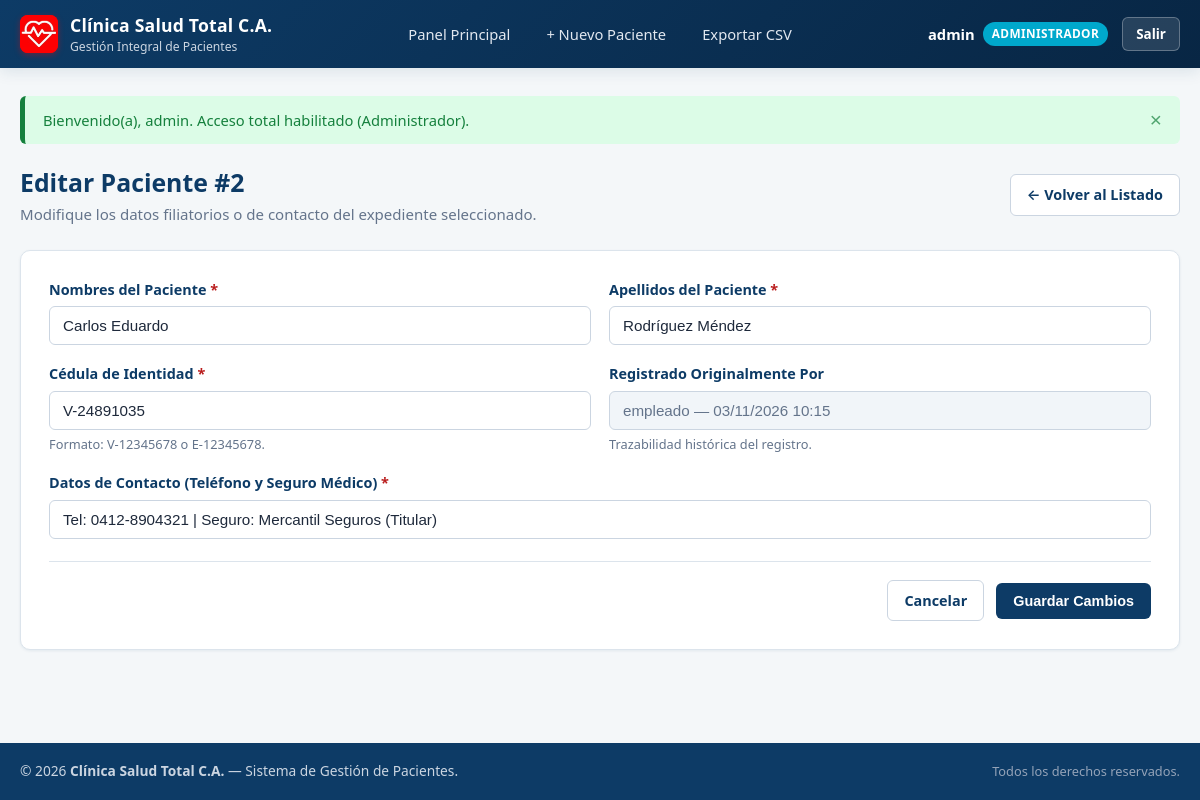
Page /paciente_editar.php?id=2 (signed in) on the committed database.
### tables this page shows
CREATE TABLE `entidad_gestion` (
  `id_registro` INT AUTO_INCREMENT PRIMARY KEY,
  `id_usuario_responsable` INT DEFAULT NULL,
  `nombres` VARCHAR(100) NOT NULL,
  `apellidos` VARCHAR(100) NOT NULL,
  `cedula_identidad` VARCHAR(50) NOT NULL UNIQUE,
  `datos_contacto` VARCHAR(255) DEFAULT NULL,
  `fecha_registro` DATETIME DEFAULT CURRENT_TIMESTAMP,
  CONSTRAINT `fk_paciente_usuario`
    FOREIGN KEY (`id_usuario_responsable`) REFERENCES `usuarios` (`id_usuario`)
    ON DELETE CASCADE
    ON UPDATE CASCADE
);

CREATE TABLE `usuarios` (
  `id_usuario` INT AUTO_INCREMENT PRIMARY KEY,
  `id_rol` INT DEFAULT NULL,
  `username` VARCHAR(50) NOT NULL UNIQUE,
  `password` VARCHAR(255) NOT NULL,
  `estado` TINYINT DEFAULT 1,
  CONSTRAINT `fk_usuarios_rol`
    FOREIGN KEY (`id_rol`) REFERENCES `roles` (`id_rol`)
    ON DELETE SET NULL
    ON UPDATE CASCADE
);

### includes/auth.php (called while the page is built, shortened)
<?php
function e(string|int|float|null $valor): string
{
    return htmlspecialchars((string) ($valor ?? ''), ENT_QUOTES, 'UTF-8');
}

### paciente_editar.php (the view, shortened to what this page needs)
<?php
require_once __DIR__ . '/config/database.php';
require_once __DIR__ . '/includes/auth.php';
$idRegistro = (int) ($_GET['id'] ?? $_POST['id_registro'] ?? 0);
try {
    $sqlConsulta = 'SELECT p.id_registro,
                           p.id_usuario_responsable,
                           p.nombres,
                           p.apellidos,
                           p.cedula_identidad,
                           p.datos_contacto,
                           p.fecha_registro,
                           u.username AS responsable_username
                    FROM entidad_gestion p
                    LEFT JOIN usuarios u ON p.id_usuario_responsable = u.id_usuario
                    WHERE p.id_registro = :id
                    LIMIT 1';
    $stmtConsulta = $pdo->prepare($sqlConsulta);
    $stmtConsulta->execute([':id' => $idRegistro]);
    $pacienteActual = $stmtConsulta->fetch();
} catch (PDOException $e) {
    establecerMensajeFlash('Error al consultar el paciente: ' . $e->getMessage(), 'danger');
    header('Location: dashboard.php');
    exit;
}
$datos = [
    'nombres'          => (string) $pacienteActual['nombres'],
    'apellidos'        => (string) $pacienteActual['apellidos'],
    'cedula_identidad' => (string) $pacienteActual['cedula_identidad'],
    'datos_contacto'   => (string) ($pacienteActual['datos_contacto'] ?? ''),
];
require_once __DIR__ . '/includes/header.php';
?>
<section class="form-section" aria-labelledby="titulo-editar-paciente">
    <div class="section-header">
        <div>
            <h1 id="titulo-editar-paciente" class="page-title">
                Editar Paciente #<?= $idRegistro ?>
            </h1>
            <p class="page-subtitle">
                Modifique los datos filiatorios o de contacto del expediente seleccionado.
            </p>
        </div>
        <a href="dashboard.php" class="btn btn-outline">&larr; Volver al Listado</a>
    </div>
    <article class="card form-card">
        <form
            action="paciente_editar.php?id=<?= $idRegistro ?>"
            method="POST"
            id="formEditarPaciente"
            onsubmit="return validarFormularioPaciente(this);"
            novalidate
        >
            <div class="form-row">
                <div class="form-group">
                    <label for="nombres">Nombres del Paciente <span class="required">*</span></label>
                    <input
                        type="text"
                        id="nombres"
                        name="nombres"
                        class="form-control"
                        maxlength="100"
                        value="<?= e($datos['nombres']) ?>"
                        required
                    >
                </div>
                <div class="form-group">
                    <label for="apellidos">Apellidos del Paciente <span class="required">*</span></label>
                    <input
                        type="text"
                        id="apellidos"
                        name="apellidos"
                        class="form-control"
                        maxlength="100"
                        value="<?= e($datos['apellidos']) ?>"
                        required
                    >
                </div>
            </div>
            <div class="form-row">
                <div class="form-group">
                    <label for="cedula_identidad">Cédula de Identidad <span class="required">*</span></label>
                    <input
                        type="text"
                        id="cedula_identidad"
                        name="cedula_identidad"
                        class="form-control"
                        maxlength="50"
                        value="<?= e($datos['cedula_identidad']) ?>"
                        required
                    >
                    <small class="form-hint">Formato: V-12345678 o E-12345678.</small>
                </div>
                <div class="form-group">
                    <label for="info_auditoria">Registrado Originalmente Por</label>
                    <input
                        type="text"
                        id="info_auditoria"
                        class="form-control"
                        value="<?= e(($pacienteActual['responsable_username'] ?? 'Sistema') . ' — ' . date('d/m/Y H:i', strtotime((string) $pacienteActual['fecha_registro']))) ?>"
                        disabled
                    >
                    <small class="form-hint">Trazabilidad histórica del registro.</small>
                </div>
            </div>
            <div class="form-group">
                <label for="datos_contacto">Datos de Contacto (Teléfono y Seguro Médico) <span class="required">*</span></label>
                <input
                    type="text"
                    id="datos_contacto"
                    name="datos_contacto"
                    class="form-control"
                    maxlength="255"
                    value="<?= e($datos['datos_contacto']) ?>"
                    required
                >
            </div>
            <div class="form-actions">
                <a href="dashboard.php" class="btn btn-outline">Cancelar</a>
                <button type="submit" class="btn btn-primary">Guardar Cambios</button>
            </div>
        </form>
    </article>
</section>
<?php require_once __DIR__ . '/includes/footer.php'; ?>

### css/style.css (style rules this page uses)
:root { --color-navy: #0d3b66; --color-navy-dark: #082644; --color-cyan: #00a8cc; --color-cyan-dark: #0086a3; --color-cyan-light: #e6f7fb; --color-bg: #f4f7f9; --color-white: #ffffff; --color-text: #1e293b; --color-text-muted: #64748b; --color-border: #dce4ec; --color-success: #15803d; --color-success-bg: #dcfce7; --color-danger: #b91c1c; --color-danger-bg: #fee2e2; --color-warning: #b45309; --color-warning-bg: #fef3c7; --color-info: #0369a1; --color-info-bg: #e0f2fe; --shadow-sm: 0 1px 3px rgba(13, 59, 102, 0.08); --shadow-md: 0 4px 14px rgba(13, 59, 102, 0.10); --radius-sm: 6px; --radius-md: 10px; }
*, *::before, *::after { box-sizing: border-box; margin: 0; padding: 0; }
body { font-family: 'Segoe UI', system-ui, -apple-system, BlinkMacSystemFont, Roboto, sans-serif; background-color: var(--color-bg); color: var(--color-text); line-height: 1.5; min-height: 100vh; display: flex; flex-direction: column; }
a { color: var(--color-cyan); text-decoration: none; transition: color 0.2s ease; }
.dashboard-header, .section-header { display: flex; align-items: center; justify-content: space-between; flex-wrap: wrap; gap: 16px; margin-bottom: 24px; }
.page-title { font-size: 1.55rem; color: var(--color-navy); font-weight: 700; }
.page-subtitle { color: var(--color-text-muted); font-size: 0.94rem; margin-top: 2px; }
.card { background-color: var(--color-white); border-radius: var(--radius-md); box-shadow: var(--shadow-sm); border: 1px solid var(--color-border); overflow: hidden; }
.form-card, .confirm-card { padding: 28px; }
.form-row { display: grid; grid-template-columns: repeat(auto-fit, minmax(260px, 1fr)); gap: 18px; }
.form-group { margin-bottom: 18px; }
.form-group label { display: block; font-weight: 600; font-size: 0.9rem; color: var(--color-navy); margin-bottom: 6px; }
.required { color: var(--color-danger); }
.form-control { width: 100%; padding: 10px 13px; font-size: 0.95rem; border: 1px solid #cbd5e1; border-radius: var(--radius-sm); background-color: var(--color-white); color: var(--color-text); transition: border-color 0.2s ease, box-shadow 0.2s ease; }
.form-control:disabled { background-color: #f1f5f9; color: var(--color-text-muted); cursor: not-allowed; }
.form-hint { display: block; margin-top: 5px; font-size: 0.8rem; color: var(--color-text-muted); }
.form-actions { display: flex; justify-content: flex-end; align-items: center; gap: 12px; margin-top: 22px; padding-top: 18px; border-top: 1px solid var(--color-border); }
.btn { display: inline-flex; align-items: center; justify-content: center; gap: 6px; padding: 9px 16px; font-size: 0.9rem; font-weight: 600; border-radius: var(--radius-sm); border: 1px solid transparent; cursor: pointer; transition: all 0.2s ease; text-decoration: none; }
.btn-primary { background-color: var(--color-navy); color: var(--color-white); }
.btn-outline { background-color: var(--color-white); border-color: #cbd5e1; color: var(--color-navy); }

### rows in the picture
entidad_gestion: nombres "Carlos Eduardo", apellidos "Rodríguez Méndez", cedula_identidad "V-24891035", id_usuario_responsable+fecha_registro "empleado — 03/11/2026 10:15", datos_contacto "Tel: 0412-8904321 | Seguro: Mercantil Seguros (Titular)"

### other values in the picture
$usuarioActual "admin"
$rolActual "ADMINISTRADOR"
$flash['texto'] "Bienvenido(a), admin. Acceso total habilitado (Administrador)."
$idRegistro "2"
